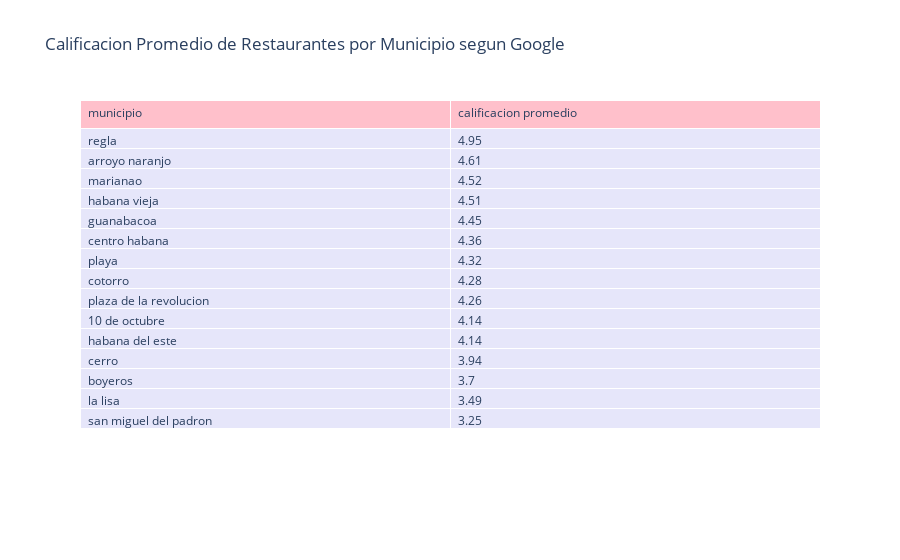

The notebook cell this image was saved under:
### Markdown cell above
Después de leer esas cifras Alejandro preocupado decidió investigar en que municipio de La Habana los restaurantes tenían peor reseña en Google para asi determinar donde le convendria rentar el local, pensando que montar su negocio en un lugar donde la calificacion de los restaurantes no fuera la mejor, tendría menos competencia y llamaría la atención de los pobladores.

### Code cell
#Tabla donde da la clasificacion promedio de los restaurantes por municipio :)
data2["location.municipe"] = data2["location.municipe"].str.strip().str.lower()

calificacion_promedio_por_municipio = data2.groupby("location.municipe")["qualification"].mean().round(2)
tabla_calificaciones = calificacion_promedio_por_municipio.reset_index()
tabla_calificaciones.columns = ["municipio", "calificacion promedio"]
tabla_calificaciones = tabla_calificaciones.sort_values(by="calificacion promedio", ascending=False)

fig = go.Figure(data=[go.Table(
    header=dict(values=list(tabla_calificaciones.columns),
                fill_color="pink",
                align="left"),
    cells=dict(values=[tabla_calificaciones.municipio, tabla_calificaciones["calificacion promedio"]],
               fill_color="lavender",
               align="left"))
])

fig.update_layout(title="Calificacion Promedio de Restaurantes por Municipio segun Google")
fig.show()

### Figure 1 — Plotly figure (JSON) as saved in the notebook; plotly's stock layout.template omitted (floating-point values rounded to 4 significant figures)
{"data": [{"cells": {"align": "left", "fill": {"color": "lavender"}, "values": [["regla", "arroyo naranjo", "marianao", "habana vieja", "guanabacoa", "centro habana", "playa", "cotorro", "plaza de la revolucion", "10 de octubre", "habana del este", "cerro", "boyeros", "la lisa", "san miguel del padron"], [4.95, 4.61, 4.52, 4.51, 4.45, 4.36, 4.32, 4.28, 4.26, 4.14, 4.14, 3.94, 3.7, 3.49, 3.25]]}, "header": {"align": "left", "fill": {"color": "pink"}, "values": ["municipio", "calificacion promedio"]}, "type": "table"}], "layout": {"title": {"text": "Calificacion Promedio de Restaurantes por Municipio segun Google"}}}
